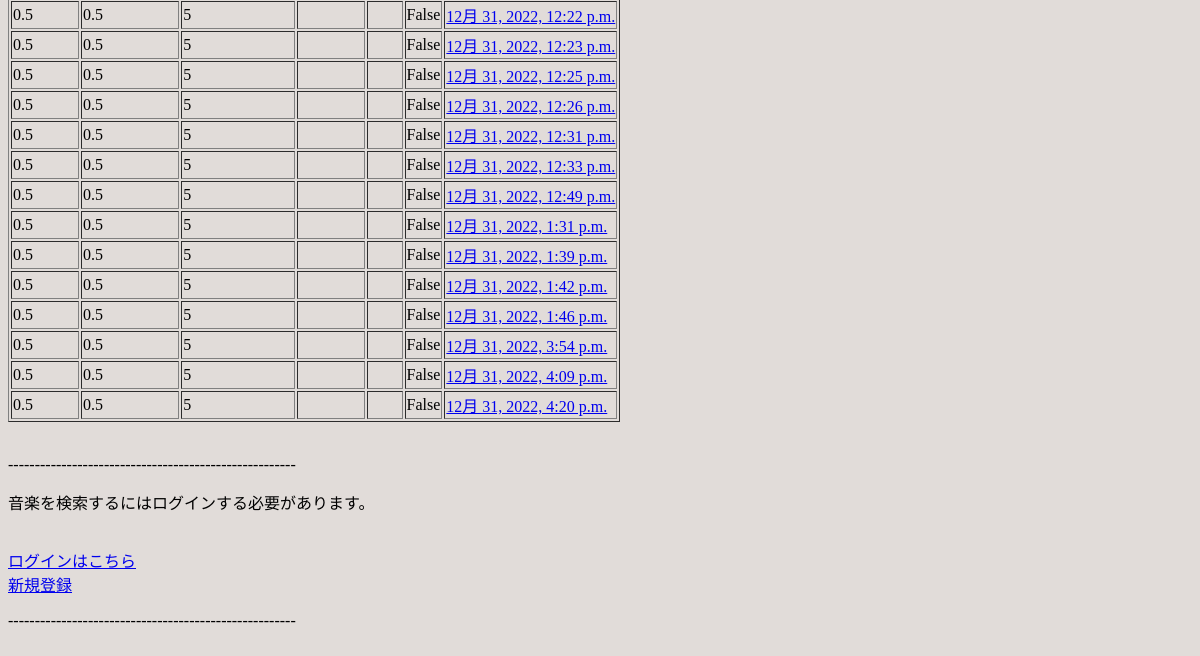
Page /music_list/ (lower part) on the earlier database version.
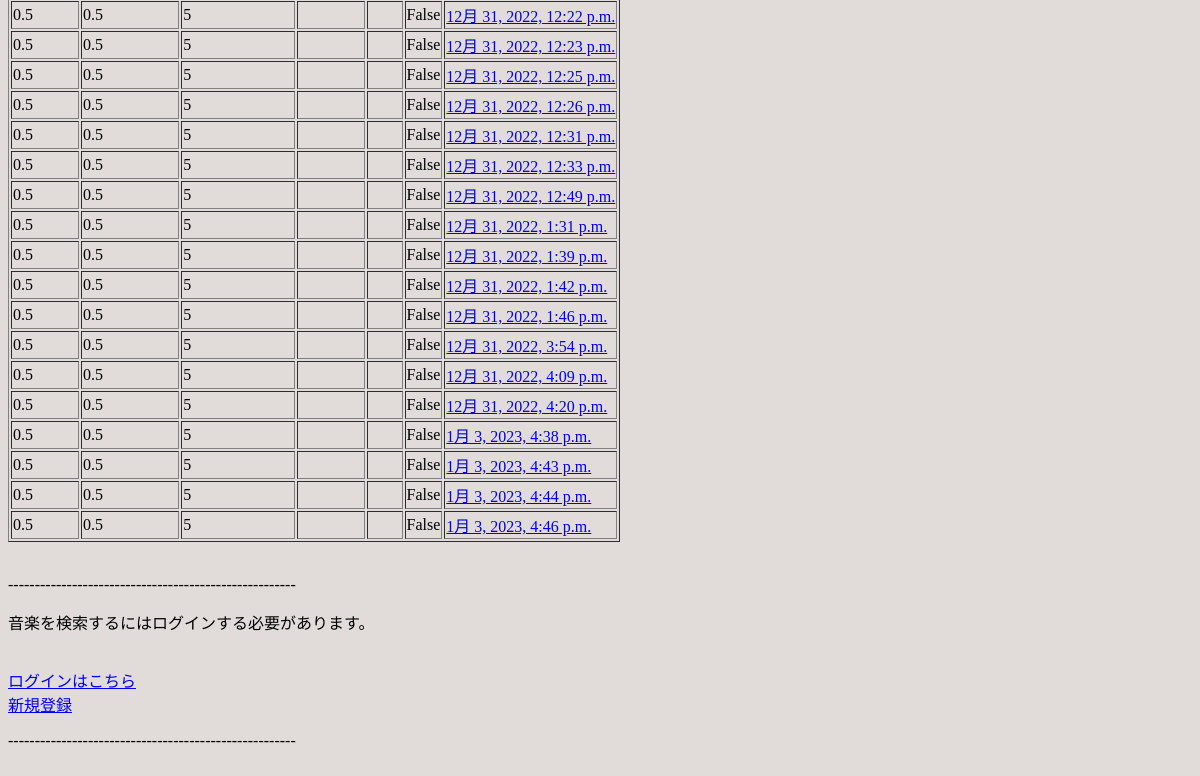
Same page on the later database version.
### music_by_feeling/models.py (models this page shows, shortened)
class Music(models.Model):
    user = models.ForeignKey(to=User, on_delete=models.CASCADE, null=True)
    feeling_1 = models.CharField(max_length=10, default='5')
    feeling_2 = models.CharField(max_length=10, default='5')
    artist = models.CharField(max_length=20,default='5',blank=True, null=True)
    genre = models.CharField(
         max_length=10,
         default='',
         blank=True,
         null=True
         )
    era = models.CharField(
         '年代',
         max_length=5,
         default='',
         blank=True,
         null=True
         )
    date = models.DateTimeField('日付', null=True)
    famous = models.BooleanField(default=False, blank=True, null=True)
    """time = models.DateTimeField(default=timezone.now)"""

### music_by_feeling/views.py (the view)
# urls.py: path('music_list/',views.MusicList.as_view(), name='music_list'),
class MusicList(ListView):
    context_object_name="music_list"
    template_name="music_list.html"
    model=Music
    '''
    #アンケート用にカット。アンケート後に変える。
    def get_queryset(self):
        return Music.objects.filter(user=self.request.user.id)
    '''

### music_by_feeling/category_list.py (called while the page is built)
def common(request):
    context = {
            'category_list': Category.objects.all(),
    }
    return context

### music_by_feeling/templates/music_by_feeling/music_list.html (shortened to what this page needs)
{% extends 'music_by_feeling/base.html' %}
{% block content %}
        <div class="music">
                <table border="1">
                    {% for music in music_list %}
                    <tr>
                        <td>{{ music.feeling_1 }}</td>
                        <td>{{ music.feeling_2 }}</td>
                        <td>{{ music.artist }}</td>
                        <td>{{ music.genre }}</td>
                        <td>{{ music.era }}</td>
                        <td>{{ music.famous }}</td>
                        <td><a href="{% url 'music_by_feeling:page3' %}">{{ music.date }}</a></td>
                    </tr>
                    {% empty %}
                        <a href="{% url 'music_by_feeling:page3' %}">感情入力履歴がありません。気分を入力しよう！</a>
                    {% endfor %}
                </table>
        </div>
{% endblock %}

### music_by_feeling/templates/music_by_feeling/base.html (shortened to what this page needs)
<!doctype html>
<html>
    <head>
    </head>
    <body>
        {% block content %}
        {% endblock %}
        <br>
        <p>------------------------------------------------------</p>
        {% if user.id  %}
            <p>こんにちは{{ user.username }}さん</p>
            <a href="{% url 'music_by_feeling:logout' %}">ログアウト</a><br>
        {% else %}
            <p>音楽を検索するにはログインする必要があります。</p><br>
            <a href="{% url 'music_by_feeling:login' %}">ログインはこちら</a><br>
            <a href="{% url 'music_by_feeling:signup' %}">新規登録</a><br>
        {% endif %}
        <p>------------------------------------------------------</p>
        <br>
    </body>
</html>

### music_by_feeling/templates/music_by_feeling/base.html (style rules this page uses)
body { background-color: e1dcd9; }

Differences in the rows shown:
added Music: feeling_1 "0.5", feeling_2 "0.5", artist "5", famous "False", date "1月 3, 2023, 4:38 p.m."
added Music: feeling_1 "0.5", feeling_2 "0.5", artist "5", famous "False", date "1月 3, 2023, 4:43 p.m."
added Music: feeling_1 "0.5", feeling_2 "0.5", artist "5", famous "False", date "1月 3, 2023, 4:44 p.m."
added Music: feeling_1 "0.5", feeling_2 "0.5", artist "5", famous "False", date "1月 3, 2023, 4:46 p.m."
